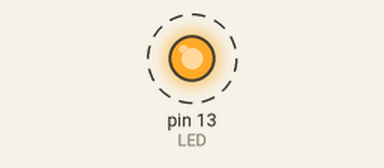
Recording of a sketch running on a simulated Arduino Uno, built with avr-gcc and run on an emulated ATmega328P. Shown: output pins drawn as LEDs (lit = HIGH). Dashed ring = blinking.

Above: at 0.5 s.
Timing chart, 0 to 3.0 s (numbered marks = the images above):
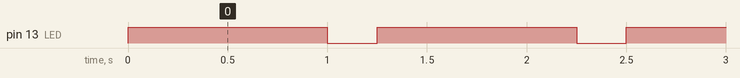

Measured:
- by itself, pin 13 (LED): alternates HIGH for 1.0 s and LOW for 0.25 s

The sketch:

sketch_flash.ino
```cpp
const int LED = 13;
const int ON = 1000;
const int OFF = 250;

void setup(){
  pinMode(LED, OUTPUT);
}

void loop(){
  digitalWrite(LED,HIGH);
  delay(ON);
  digitalWrite(LED, LOW);
  delay(OFF);

}
```
